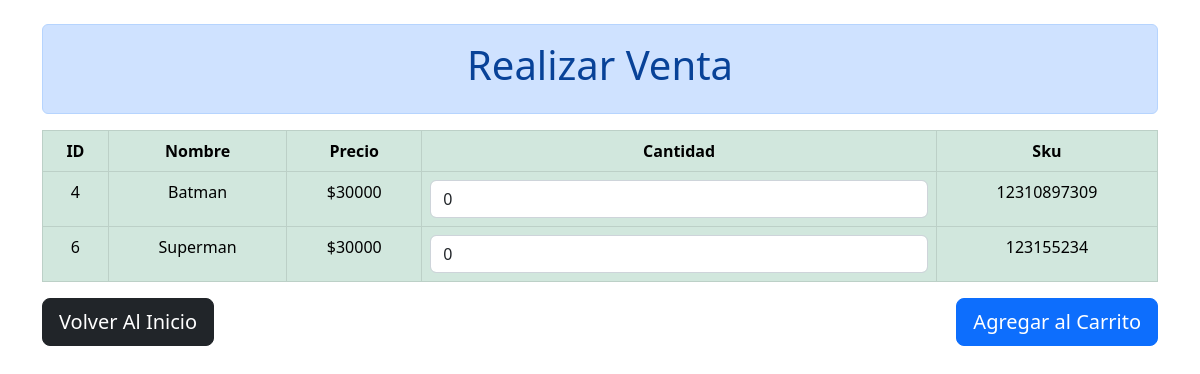
Before: /hacer_venta/ with the older database file.
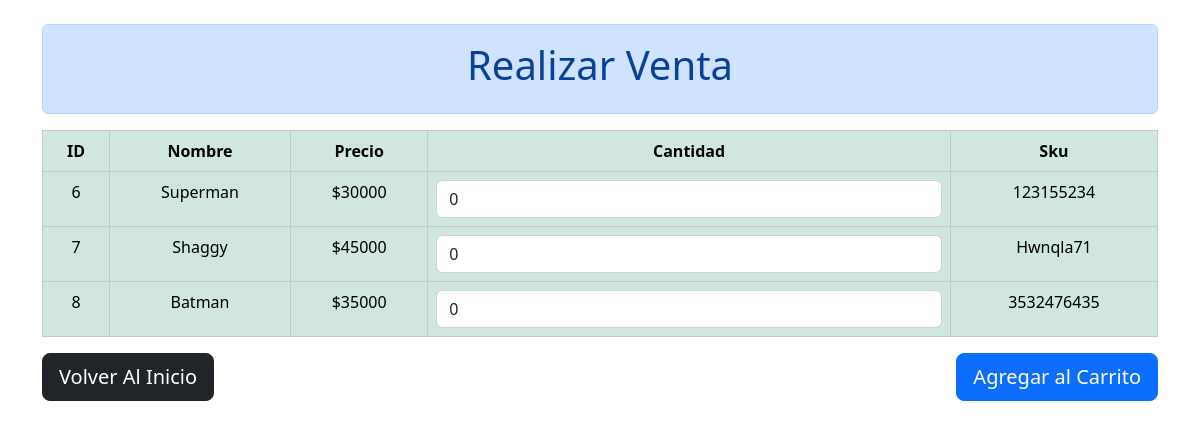
After: the same page with the newer database file.
### bazarapp/models.py (models this page shows, shortened)
class Producto(models.Model):
    nombre = models.CharField(max_length=50, null=False, blank=False)
    precio = models.PositiveIntegerField(null=False, blank=False)
    sku = models.CharField(max_length=20, null=True, blank=True)

### bazarapp/views.py (the view, shortened to what this page needs)
# urls.py: path('hacer_venta/', views.hacer_venta, name='hacer_venta'),
def hacer_venta(request):
    productos = Producto.objects.all()
    return render(request, 'hacer_venta.html', {'productos': productos})

### templates/hacer_venta.html (shortened to what this page needs)
<!DOCTYPE html>
<html lang="es">
  <head>
    <link
      href="https://cdn.jsdelivr.net/npm/bootstrap@5.2.1/dist/css/bootstrap.min.css"
      rel="stylesheet"
    />
  </head>
  <body>
    <main>
      <div class="container mt-4">
        <div class="alert alert-primary text-center" role="alert">
          <h1>Realizar Venta</h1>
        </div>
        <form method="post">
          <table class="table table-bordered table-success">
            <thead class="text-center">
              <tr>
                <th>ID</th>
                <th>Nombre</th>
                <th>Precio</th>
                <th>Cantidad</th>
                <th>Sku</th>
              </tr>
            </thead>
            <tbody class="text-center">
              {% for producto in productos %}
              <tr>
                <td>{{ producto.id }}</td>
                <td>{{ producto.nombre }}</td>
                <td>${{ producto.precio }}</td>
                <td>
                  <input
                    type="number"
                    name="cantidad_{{ producto.id }}"
                    value="0"
                    min="0"
                    class="form-control"
                  />
                </td>
                <td>{{producto.sku}}</td>
              </tr>
              {% endfor %}
            </tbody>
          </table>
          <div class="row justify-content-between mt-3">
            <div class="col-md-6">
              <a href="/" class="btn btn-dark btn-lg btn-block">
                Volver Al Inicio
              </a>
            </div>
            <div class="col-md-6 text-end">
              <button type="submit" class="btn btn-primary btn-lg">
                Agregar al Carrito
              </button>
            </div>
          </div>
        </form>
      </div>
    </main>
  </body>
</html>

Changed rows visible on the page:
removed Producto: id "4", nombre "Batman", precio "30000", sku "12310897309"
added Producto: id "7", nombre "Shaggy", precio "45000", sku "Hwnqla71"
added Producto: id "8", nombre "Batman", precio "35000", sku "3532476435"
